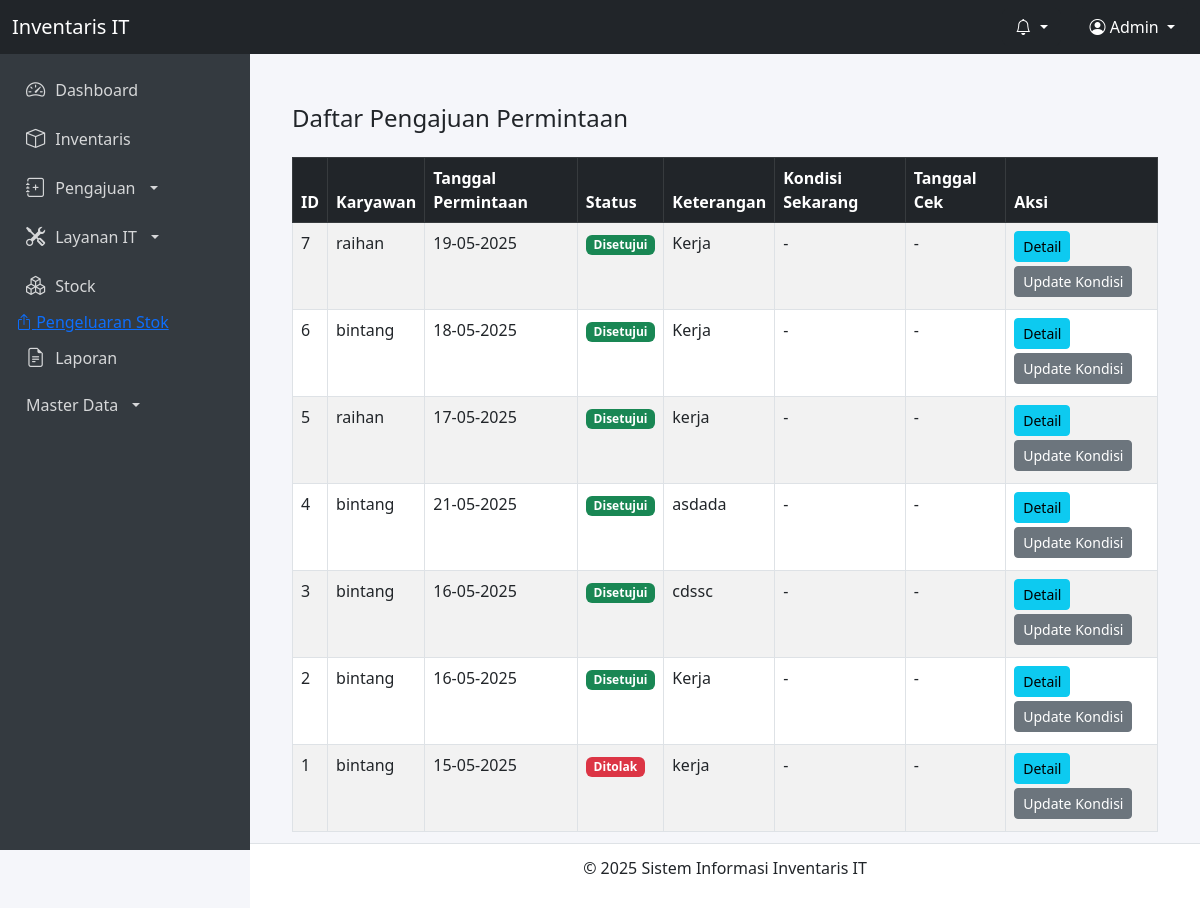
Page /pengajuan/permintaan_list.php (signed in) on the committed database.
### tables this page shows
CREATE TABLE `permintaan` (
  `id` int(11) NOT NULL,
  `id_user` int(11) DEFAULT NULL,
  `tanggal_permintaan` date DEFAULT NULL,
  `perusahaan` varchar(100) DEFAULT NULL,
  `jabatan` varchar(100) DEFAULT NULL,
  `jenis_barang` varchar(100) DEFAULT NULL,
  `spesifikasi` text DEFAULT NULL,
  `jumlah` int(11) DEFAULT NULL,
  `keterangan` text DEFAULT NULL,
  `file_formulir` varchar(255) DEFAULT NULL,
  `status` enum('Pending','Disetujui','Ditolak') DEFAULT 'Pending',
  `tanggal_cek` date DEFAULT NULL,
  `kondisi_sekarang` varchar(100) DEFAULT NULL,
  `created_at` timestamp NOT NULL DEFAULT current_timestamp(),
  `dibaca_admin` tinyint(1) DEFAULT 0
);

CREATE TABLE `users` (
  `id` int(11) NOT NULL,
  `username` varchar(50) NOT NULL,
  `password` varchar(255) NOT NULL,
  `role` enum('Admin','Manajer','Karyawan') NOT NULL,
  `timestamp` timestamp NOT NULL DEFAULT current_timestamp() ON UPDATE current_timestamp()
);

### pengajuan/permintaan_list.php (the view, shortened to what this page needs)
<?php
include('../layouts/header.php');
include('../layouts/sidebar.php');
$id_user = $_SESSION['id'];
$role = $_SESSION['role'];
if ($role === 'Karyawan') {
    $sql = "SELECT p.*, u.username
            FROM permintaan p
            JOIN users u ON p.id_user = u.id
            WHERE p.id_user = '$id_user'
            ORDER BY p.created_at DESC";
} elseif ($role === 'Manajer' || $role === 'Admin') {
    $sql = "SELECT p.*, u.username
            FROM permintaan p
            JOIN users u ON p.id_user = u.id
            ORDER BY p.created_at DESC";
} else {
    die("Akses ditolak.");
}
$result = mysqli_query($conn, $sql);
?>
<div class="content">
    <div class="container mt-4">
        <div class="d-flex justify-content-between align-items-center mb-3">
            <h4>Daftar Pengajuan Permintaan</h4>
        </div>
        <table class="table table-bordered table-striped mt-2">
            <thead class="table-dark">
                <tr>
                    <th>ID</th>
                    <th>Karyawan</th>
                    <th>Tanggal Permintaan</th>
                    <th>Status</th>
                    <th>Keterangan</th>
                    <th>Kondisi Sekarang</th>
                    <th>Tanggal Cek</th>
                    <th>Aksi</th>
                </tr>
            </thead>
            <tbody>
                <?php while ($row = mysqli_fetch_assoc($result)): ?>
                    <tr>
                        <td><?= htmlspecialchars($row['id']) ?></td>
                        <td><?= htmlspecialchars($row['username']) ?></td>
                        <td><?= date('d-m-Y', strtotime($row['tanggal_permintaan'])) ?></td>
                        <td>
                            <?php
                                $status = strtolower($row['status']);
                                switch ($status) {
                                    case 'disetujui':
                                        echo '<span class="badge bg-success">Disetujui</span>';
                                        break;
                                    case 'ditolak':
                                        echo '<span class="badge bg-danger">Ditolak</span>';
                                        break;
                                }
                            ?>
                        </td>
                        <td><?= nl2br(htmlspecialchars($row['keterangan'])) ?></td>
                        <td><?= htmlspecialchars($row['kondisi_sekarang']) ?: '-' ?></td>
                        <td><?= !empty($row['tanggal_cek']) ? date('d-m-Y', strtotime($row['tanggal_cek'])) : '-' ?></td>
                        <td>
                            <a href="permintaan_detail.php?id=<?= urlencode($row['id']) ?>" class="btn btn-info btn-sm mb-1">Detail</a>
                            <a href="permintaan_update_kondisi.php?id=<?= urlencode($row['id']) ?>" class="btn btn-secondary btn-sm mb-1">Update Kondisi</a>
                        </td>
                    </tr>
                <?php endwhile; ?>
            </tbody>
        </table>
    </div>
</div>
<?php include('../layouts/footer.php'); ?>

### layouts/header.php (style rules this page uses)
body { margin: 0; font-family: 'Segoe UI', Tahoma, Geneva, Verdana, sans-serif; background-color: #f5f6fa; }
.content { margin-left: 250px; padding: 80px 30px 60px 30px; min-height: calc(100vh - 56px - 50px); }

### rows in the picture
permintaan: id "7", id_user.username "raihan", tanggal_permintaan "19-05-2025", status "Disetujui", keterangan "Kerja", kondisi_sekarang "-"
permintaan: id "6", id_user.username "bintang", tanggal_permintaan "18-05-2025", status "Disetujui", keterangan "Kerja", kondisi_sekarang "-"
permintaan: id "5", id_user.username "raihan", tanggal_permintaan "17-05-2025", status "Disetujui", keterangan "kerja", kondisi_sekarang "-"
permintaan: id "4", id_user.username "bintang", tanggal_permintaan "21-05-2025", status "Disetujui", keterangan "asdada", kondisi_sekarang "-"
permintaan: id "3", id_user.username "bintang", tanggal_permintaan "16-05-2025", status "Disetujui", keterangan "cdssc", kondisi_sekarang "-"
permintaan: id "2", id_user.username "bintang", tanggal_permintaan "16-05-2025", status "Disetujui", keterangan "Kerja", kondisi_sekarang "-"
permintaan: id "1", id_user.username "bintang", tanggal_permintaan "15-05-2025", status "Ditolak", keterangan "kerja", kondisi_sekarang "-"
